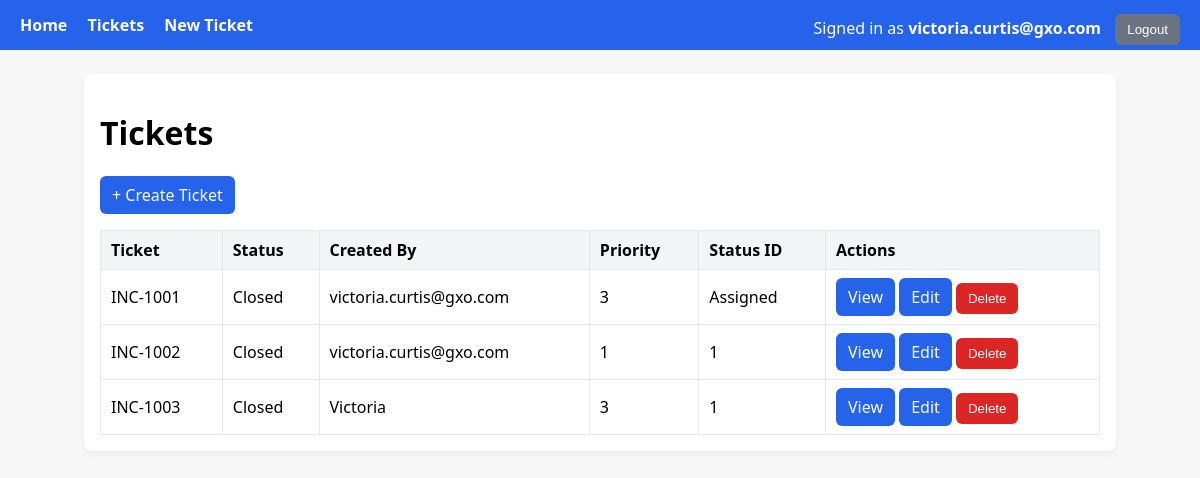
The page /tickets/ (signed in) on the database its author committed.
### tables this page shows
CREATE TABLE Tickets (
            Ticket      VARCHAR PRIMARY KEY,
            Status      VARCHAR,
            CreatedBy   VARCHAR,
            PriorityID  INTEGER,
            StatusID    VARCHAR
        , Description TEXT NULL);

### tickets/routes.py (the view)
@tickets_bp.get("/", endpoint="list")
@login_required
def list_tickets():
    rows = repo.list_tickets()
    return render_template("tickets_list.html", rows=rows, user=get_current_user())

### auth/service.py (called while the page is built)
def get_current_user():
    user_id = session.get("user_id")
    if not user_id:
        return None
    sql = text("""
        SELECT id, username, email, role_id
        FROM users
        WHERE id = :id
        LIMIT 1
    """)
    with connect() as conn:
        row = conn.execute(sql, {"id": user_id}).mappings().first()
        if not row:
            return None
        return {
            "id": row["id"],
            "username": row["username"],
            "email": row["email"],
            "role_id": row["role_id"],
        }

### db.py (called while the page is built)
def get_engine():
    if _engine is None:
        raise RuntimeError("DB engine not initialised; call init_engine() first.")
    return _engine

@contextmanager
def connect():
    with get_engine().connect() as conn:
        yield conn

### tickets/repository.py (called while the page is built)
def list_tickets() -> List[Dict[str, Any]]:
    sql = text("""
        SELECT
            Ticket,
            Status,
            CreatedBy,
            PriorityID,
            StatusID,
            Description
        FROM Tickets
        ORDER BY Ticket ASC
    """)
    with connect() as conn:
        return [dict(r) for r in conn.execute(sql).mappings().all()]

### templates/tickets_list.html (shortened to what this page needs)
{% extends "base.html" %}
{% block content %}
<h1>Tickets</h1>
{% if session.get('user_id') and session.get('role_id') == 2 %}
  <p><a class="btn" href="{{ url_for('tickets.new_form') }}">+ Create Ticket</a></p>
{% endif %}
{% if rows %}
  <table>
    <thead>
      <tr>
        <th>Ticket</th>
        <th>Status</th>
        <th>Created By</th>
        <th>Priority</th>
        <th>Status ID</th>
        <th>Actions</th>
      </tr>
    </thead>
    <tbody>
    {% for r in rows %}
      <tr>
        <td>{{ r.Ticket }}</td>
        <td>{{ r.Status }}</td>
        <td>{{ r.CreatedBy }}</td>
        <td>{{ r.PriorityID }}</td>
        <td>{{ r.StatusID }}</td>
        <td>
          <a class="btn" href="{{ url_for('tickets.detail', ticket=r.Ticket) }}">View</a>
          {% if session.get('role_id') == 2 %}
            <a class="btn" href="{{ url_for('tickets.edit_form', ticket=r.Ticket) }}">Edit</a>
            <form
              class="inline"
              method="post"
              action="{{ url_for('tickets.delete', ticket=r.Ticket) }}"
              onsubmit="return confirm('Delete ticket {{ r.Ticket }}?');"
            >
              <button class="btn danger" type="submit">Delete</button>
            </form>
          {% endif %}
        </td>
      </tr>
    {% endfor %}
    </tbody>
  </table>
{% else %}
  <p>No tickets yet.</p>
{% endif %}
{% endblock %}

### templates/base.html (style rules this page uses)
:root { --brand:#2563eb }
body { font-family: system-ui, Segoe UI, Roboto, Arial, sans-serif; margin:0; background:#f7f7f7; }
.btn { display:inline-block; background:#2563eb; color:#fff; padding:8px 12px; border-radius:6px; text-decoration:none; border:none; cursor:pointer; }
.btn.danger { background:#dc2626; }
form.inline { display:inline; margin:0; }
table { border-collapse:collapse; width:100%; margin-top:12px; }
th, td { border:1px solid #e5e7eb; padding:8px 10px; text-align:left; }
th { background:#f3f4f6; }

### rows shown on the page
Tickets: Ticket "INC-1001", Status "Closed", CreatedBy "victoria.curtis@gxo.com", PriorityID "3", StatusID "Assigned"
Tickets: Ticket "INC-1002", Status "Closed", CreatedBy "victoria.curtis@gxo.com", PriorityID "1", StatusID "1"
Tickets: Ticket "INC-1003", Status "Closed", CreatedBy "Victoria", PriorityID "3", StatusID "1"

### other values the page prints
{{ session.get('username') }} "victoria.curtis@gxo.com"
